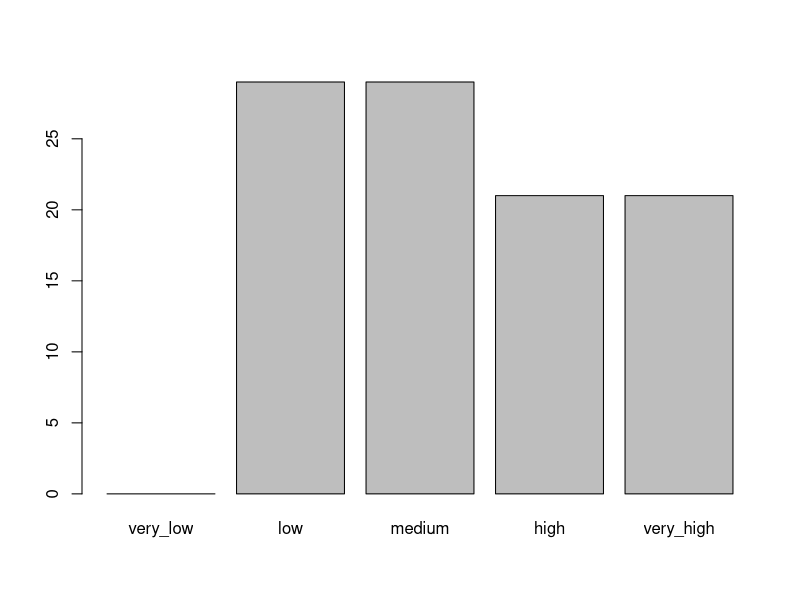

The R script that drew this image:
## ---- chunk 1
knitr::opts_chunk$set(echo = TRUE)
## ---- chunk 2
x_vec <- c(9, 4, 6, 20, 19, 29)
x_mat <- matrix(data = x_vec, nrow = 2, ncol = 3, byrow = TRUE)
x_mat

cor(x_mat)
## ---- chunk 3
y_vec = rnorm(6, 23, 98)

matrix_yx <- cbind(x_vec, y_vec)
matrix_yx

cor(matrix_yx)
## ---- chunk 4
cash_flow <- rnorm(10, 4, 9)
year <- runif(10, 5, 45)
company <- c("Google", "Google", "Microsoft", "Microsoft", "Apple", "Apple", "Google", "Google", "Microsoft", "Microsoft")
company_data <- data.frame(company, cash_flow, year)
company_data

# sub-setting the DF
company_data[1:3,1, drop=FALSE]
company_data$cash_flow
subset(company_data, cash_flow < 6.00)

# Delete a column
company_data$year = NULL
company_data
## ---- chunk 5
# Factor will make R treat string as integer.
investment <- c("stock", "bonds", "stock", "bonds", "stock")
investment_factor <- factor(investment)
# Summary of factor is more informative.
summary(investment)
summary(investment_factor)
# Change the levels.
investment
levels(investment) <- c("B", "S")
investment

# cut() will factoring the numbers based on interval.
price <- runif(100, 20, 100)
breaks <- c(0, 20, 40, 60, 80, 100)
ranking_grouped <- cut(price, breaks = breaks)
head(ranking_grouped)
levels(ranking_grouped) <- c("very_low", "low", "medium", "high", "very_high")
# Plot the factor
plot(ranking_grouped)
